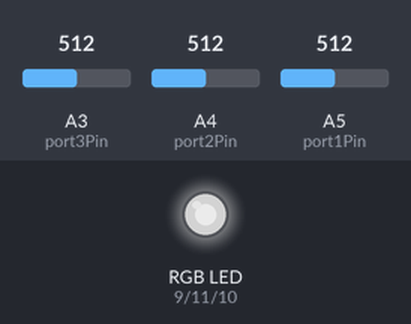
A sketch run on a simulated Arduino Uno, built with avr-gcc and run on an emulated ATmega328P. Parts: an RGB LED mixed from three pins (HIGH = lit). The test bench sets the inputs (shaded band); at power-on: A3 (port3Pin) = 512, A4 (port2Pin) = 512, A5 (port1Pin) = 512. Dim RGB values are drawn brighter than linear.

Above: at 1.2 s.
1.3 s: A3 (port3Pin) set to 716
At 2.5 s:
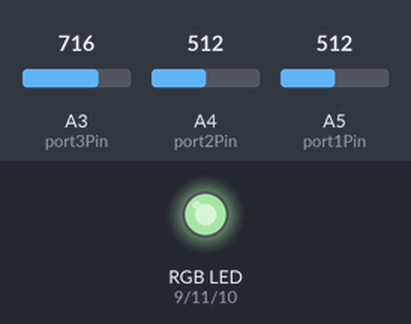
2.8 s: A4 (port2Pin) set to 716
At 3.6 s:
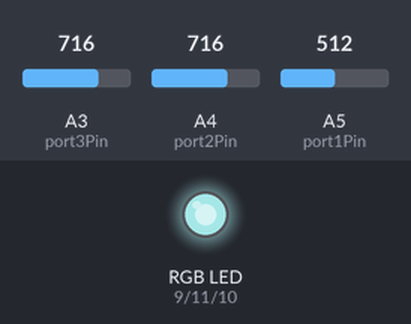
4.3 s: A5 (port1Pin) set to 716
At 4.7 s:
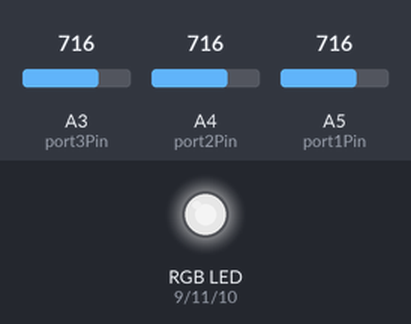
5.8 s: A3 (port3Pin) set to 900
At 7.0 s:
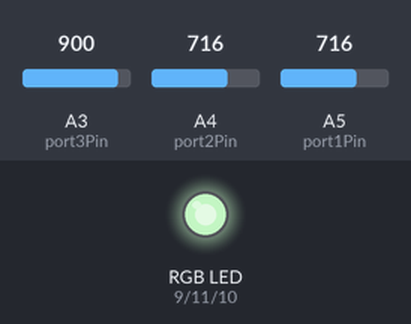
7.3 s: A4 (port2Pin) set to 900
At 8.2 s:
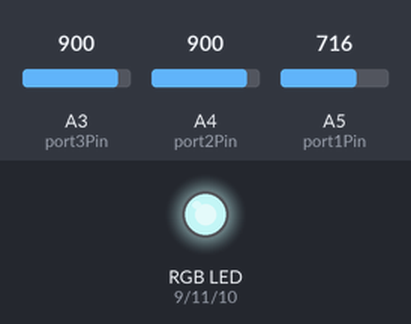
8.8 s: A5 (port1Pin) set to 900
At 9.4 s:
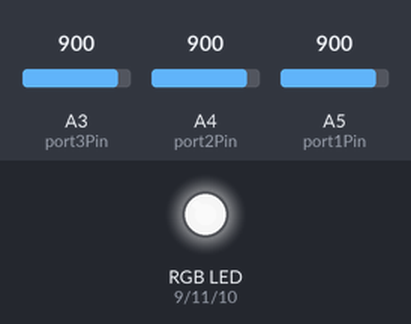
Timing chart, 0 to 11.3 s (numbered marks = the images above; inputs shaded):
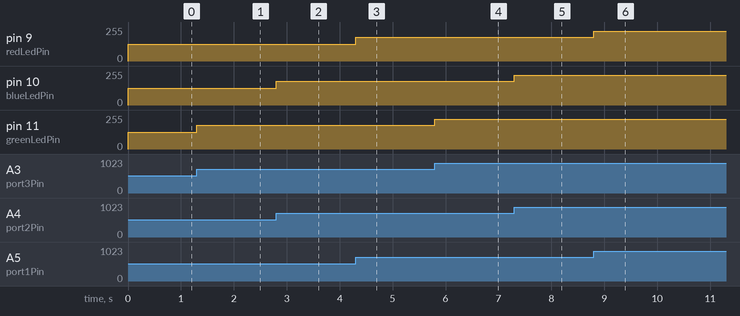

Measured:
- after the input at 1.3 s, pin 11 (greenLedPin): 127/255 → 178/255 at once
- after the input at 2.8 s, pin 10 (blueLedPin): 127/255 → 178/255 at once
- after the input at 4.3 s, pin 9 (redLedPin): 127/255 → 178/255 at once
- after the input at 5.8 s, pin 11 (greenLedPin): 178/255 → 224/255 at once
- after the input at 7.3 s, pin 10 (blueLedPin): 178/255 → 224/255 at once
- after the input at 8.8 s, pin 9 (redLedPin): 178/255 → 224/255 at once

The sketch:

Homework2.ino
```cpp
/*
Homework 2
Student: Ioana-Cristina Ursoiu
Group: 364 (Tuesday 9-12)
*/

int const redLedPin = 9;
int const blueLedPin = 10;
int const greenLedPin = 11;
int const port1Pin = A5;
int const port2Pin = A4;
int const port3Pin = A3;
int port1Value = 0;
int port2Value = 0;
int port3Value = 0;

void setup() {
  pinMode(port1Pin, INPUT);
  pinMode(port2Pin, INPUT);
  pinMode(port3Pin, INPUT);
  Serial.begin(9600);

}

void loop() {
  //Valoarea potentiometrului 1
  port1Value = analogRead(port1Pin);
  int pam1Value = map(port1Value, 0, 1023, 0, 255);

  //Valoarea potentiometrului 2
  port2Value = analogRead(port2Pin);
  int pam2Value = map(port2Value, 0, 1023, 0, 255);

  //Valoarea potentiometrului 3
  port3Value = analogRead(port3Pin);
  int pam3Value = map(port3Value, 0, 1023, 0, 255);

  //Alocarea valorilor potentiometrelor pin-urilor corespunzatoare
  analogWrite(redLedPin, pam1Value);
  analogWrite(blueLedPin, pam2Value);
  analogWrite(greenLedPin, pam3Value);

}
```
